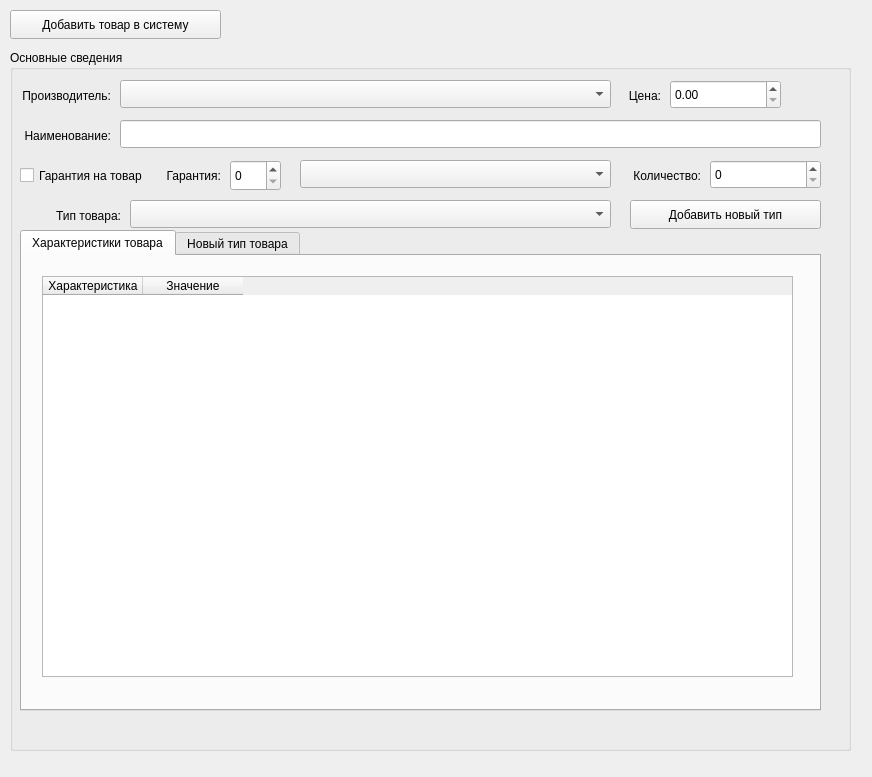
<?xml version="1.0" encoding="UTF-8"?>
<ui version="4.0">
 <class>AddTovar</class>
 <widget class="QMainWindow" name="AddTovar">
  <property name="geometry">
   <rect>
    <x>0</x>
    <y>0</y>
    <width>872</width>
    <height>777</height>
   </rect>
  </property>
  <property name="windowTitle">
   <string>MainWindow</string>
  </property>
  <widget class="QWidget" name="centralwidget">
   <widget class="QPushButton" name="addTovarBtn">
    <property name="geometry">
     <rect>
      <x>10</x>
      <y>10</y>
      <width>211</width>
      <height>29</height>
     </rect>
    </property>
    <property name="text">
     <string>Добавить товар в систему</string>
    </property>
   </widget>
   <widget class="QGroupBox" name="groupBox">
    <property name="geometry">
     <rect>
      <x>10</x>
      <y>50</y>
      <width>841</width>
      <height>701</height>
     </rect>
    </property>
    <property name="title">
     <string>Основные сведения</string>
    </property>
    <widget class="QLabel" name="label">
     <property name="geometry">
      <rect>
       <x>10</x>
       <y>30</y>
       <width>91</width>
       <height>31</height>
      </rect>
     </property>
     <property name="text">
      <string>Производитель:</string>
     </property>
     <property name="alignment">
      <set>Qt::AlignmentFlag::AlignRight|Qt::AlignmentFlag::AlignTrailing|Qt::AlignmentFlag::AlignVCenter</set>
     </property>
    </widget>
    <widget class="QComboBox" name="manufacturerCombobox">
     <property name="geometry">
      <rect>
       <x>110</x>
       <y>30</y>
       <width>491</width>
       <height>28</height>
      </rect>
     </property>
    </widget>
    <widget class="QDoubleSpinBox" name="priceSpin">
     <property name="geometry">
      <rect>
       <x>660</x>
       <y>30</y>
       <width>111</width>
       <height>29</height>
      </rect>
     </property>
     <property name="maximum">
      <double>999999.000000000000000</double>
     </property>
    </widget>
    <widget class="QLabel" name="label_2">
     <property name="geometry">
      <rect>
       <x>610</x>
       <y>30</y>
       <width>41</width>
       <height>31</height>
      </rect>
     </property>
     <property name="text">
      <string>Цена:</string>
     </property>
     <property name="alignment">
      <set>Qt::AlignmentFlag::AlignRight|Qt::AlignmentFlag::AlignTrailing|Qt::AlignmentFlag::AlignVCenter</set>
     </property>
    </widget>
    <widget class="QLabel" name="label_3">
     <property name="geometry">
      <rect>
       <x>10</x>
       <y>70</y>
       <width>91</width>
       <height>31</height>
      </rect>
     </property>
     <property name="text">
      <string>Наименование:</string>
     </property>
     <property name="alignment">
      <set>Qt::AlignmentFlag::AlignRight|Qt::AlignmentFlag::AlignTrailing|Qt::AlignmentFlag::AlignVCenter</set>
     </property>
    </widget>
    <widget class="QLineEdit" name="nameEdit">
     <property name="geometry">
      <rect>
       <x>110</x>
       <y>70</y>
       <width>701</width>
       <height>28</height>
      </rect>
     </property>
    </widget>
    <widget class="QCheckBox" name="garantyCheckbox">
     <property name="geometry">
      <rect>
       <x>10</x>
       <y>110</y>
       <width>131</width>
       <height>31</height>
      </rect>
     </property>
     <property name="text">
      <string>Гарантия на товар</string>
     </property>
    </widget>
    <widget class="QLabel" name="label_4">
     <property name="geometry">
      <rect>
       <x>140</x>
       <y>110</y>
       <width>71</width>
       <height>31</height>
      </rect>
     </property>
     <property name="text">
      <string>Гарантия:</string>
     </property>
     <property name="alignment">
      <set>Qt::AlignmentFlag::AlignRight|Qt::AlignmentFlag::AlignTrailing|Qt::AlignmentFlag::AlignVCenter</set>
     </property>
    </widget>
    <widget class="QSpinBox" name="garantySpin">
     <property name="geometry">
      <rect>
       <x>220</x>
       <y>110</y>
       <width>51</width>
       <height>31</height>
      </rect>
     </property>
     <property name="maximum">
      <number>999999</number>
     </property>
    </widget>
    <widget class="QComboBox" name="garantyType">
     <property name="geometry">
      <rect>
       <x>290</x>
       <y>110</y>
       <width>311</width>
       <height>28</height>
      </rect>
     </property>
    </widget>
    <widget class="QLabel" name="label_5">
     <property name="geometry">
      <rect>
       <x>610</x>
       <y>110</y>
       <width>81</width>
       <height>31</height>
      </rect>
     </property>
     <property name="text">
      <string>Количество:</string>
     </property>
     <property name="alignment">
      <set>Qt::AlignmentFlag::AlignRight|Qt::AlignmentFlag::AlignTrailing|Qt::AlignmentFlag::AlignVCenter</set>
     </property>
    </widget>
    <widget class="QSpinBox" name="countSpin">
     <property name="geometry">
      <rect>
       <x>700</x>
       <y>110</y>
       <width>111</width>
       <height>29</height>
      </rect>
     </property>
     <property name="maximum">
      <number>999999</number>
     </property>
    </widget>
    <widget class="QLabel" name="label_6">
     <property name="geometry">
      <rect>
       <x>20</x>
       <y>150</y>
       <width>91</width>
       <height>31</height>
      </rect>
     </property>
     <property name="text">
      <string>Тип товара:</string>
     </property>
     <property name="alignment">
      <set>Qt::AlignmentFlag::AlignRight|Qt::AlignmentFlag::AlignTrailing|Qt::AlignmentFlag::AlignVCenter</set>
     </property>
    </widget>
    <widget class="QComboBox" name="tovarTypeBox">
     <property name="geometry">
      <rect>
       <x>120</x>
       <y>150</y>
       <width>481</width>
       <height>28</height>
      </rect>
     </property>
    </widget>
    <widget class="QPushButton" name="addNewType">
     <property name="geometry">
      <rect>
       <x>620</x>
       <y>150</y>
       <width>191</width>
       <height>29</height>
      </rect>
     </property>
     <property name="text">
      <string>Добавить новый тип</string>
     </property>
    </widget>
    <widget class="QTabWidget" name="newTypeGroup">
     <property name="geometry">
      <rect>
       <x>10</x>
       <y>180</y>
       <width>801</width>
       <height>481</height>
      </rect>
     </property>
     <property name="currentIndex">
      <number>0</number>
     </property>
     <widget class="QWidget" name="tab">
      <attribute name="title">
       <string>Характеристики товара</string>
      </attribute>
      <widget class="QTableWidget" name="tovar_characters">
       <property name="geometry">
        <rect>
         <x>20</x>
         <y>20</y>
         <width>751</width>
         <height>401</height>
        </rect>
       </property>
       <column>
        <property name="text">
         <string>Характеристика</string>
        </property>
       </column>
       <column>
        <property name="text">
         <string>Значение</string>
        </property>
       </column>
      </widget>
     </widget>
     <widget class="QWidget" name="newTypeGroupPage1">
      <attribute name="title">
       <string>Новый тип товара</string>
      </attribute>
      <widget class="QLabel" name="label_7">
       <property name="geometry">
        <rect>
         <x>150</x>
         <y>10</y>
         <width>121</width>
         <height>31</height>
        </rect>
       </property>
       <property name="text">
        <string>Наименование:</string>
       </property>
      </widget>
      <widget class="QLineEdit" name="newTypeName">
       <property name="geometry">
        <rect>
         <x>270</x>
         <y>10</y>
         <width>501</width>
         <height>28</height>
        </rect>
       </property>
      </widget>
      <widget class="QTableWidget" name="charactersTable">
       <property name="geometry">
        <rect>
         <x>10</x>
         <y>50</y>
         <width>501</width>
         <height>391</height>
        </rect>
       </property>
       <property name="editTriggers">
        <set>QAbstractItemView::EditTrigger::NoEditTriggers</set>
       </property>
       <column>
        <property name="text">
         <string/>
        </property>
       </column>
       <column>
        <property name="text">
         <string>Значение</string>
        </property>
       </column>
      </widget>
      <widget class="QLabel" name="label_8">
       <property name="geometry">
        <rect>
         <x>530</x>
         <y>50</y>
         <width>251</width>
         <height>20</height>
        </rect>
       </property>
       <property name="text">
        <string>Новая характеристика:</string>
       </property>
      </widget>
      <widget class="QLineEdit" name="newCharName">
       <property name="geometry">
        <rect>
         <x>530</x>
         <y>80</y>
         <width>251</width>
         <height>21</height>
        </rect>
       </property>
      </widget>
      <widget class="QPushButton" name="addNewCharBtn">
       <property name="geometry">
        <rect>
         <x>530</x>
         <y>110</y>
         <width>251</width>
         <height>29</height>
        </rect>
       </property>
       <property name="text">
        <string>Добавить</string>
       </property>
      </widget>
      <widget class="QPushButton" name="addTypeBtn">
       <property name="geometry">
        <rect>
         <x>530</x>
         <y>410</y>
         <width>251</width>
         <height>29</height>
        </rect>
       </property>
       <property name="text">
        <string>Применить изменения</string>
       </property>
      </widget>
      <widget class="QPushButton" name="cancelChar">
       <property name="geometry">
        <rect>
         <x>530</x>
         <y>380</y>
         <width>251</width>
         <height>29</height>
        </rect>
       </property>
       <property name="text">
        <string>Отменить действие</string>
       </property>
      </widget>
     </widget>
    </widget>
   </widget>
  </widget>
 </widget>
 <resources/>
 <connections/>
</ui>
